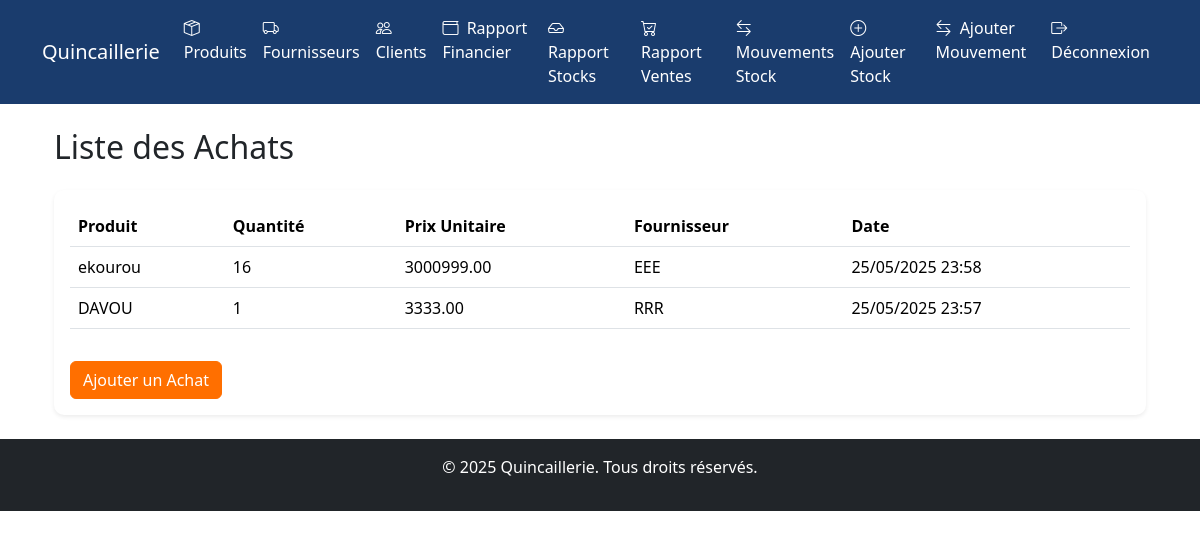
/achats/ (signed in), run on the app's committed database.
### achats/models.py (models this page shows, shortened)
class Achat(models.Model):
    produit = models.ForeignKey(Produit, on_delete=models.CASCADE, related_name='achats')
    quantite = models.IntegerField()
    prix_unitaire = models.DecimalField(max_digits=10, decimal_places=2)
    date_achat = models.DateTimeField(auto_now_add=True)
    fournisseur = models.CharField(max_length=200, blank=True)
    class Meta:
        verbose_name = "Achat"
        verbose_name_plural = "Achats"
        ordering = ['-date_achat']

### produits/models.py (models this page shows, shortened)
class Produit(models.Model):
    UNITE_CHOIX = (
        ('piece', 'Pièce'),
        ('metre', 'Mètre'),
        ('kg', 'Kilogramme'),
        ('litre', 'Litre'),
    )
    nom = models.CharField(max_length=200)
    categorie = models.ForeignKey(Categorie, on_delete=models.CASCADE, verbose_name="Catégorie")
    unite = models.CharField(max_length=20, choices=UNITE_CHOIX, verbose_name="Unité")
    prix_achat = models.DecimalField(max_digits=10, decimal_places=2, verbose_name="Prix d'achat")
    prix_vente = models.DecimalField(max_digits=10, decimal_places=2, verbose_name="Prix de vente")
    prix_gros = models.DecimalField(max_digits=10, decimal_places=2, blank=True, null=True, verbose_name="Prix de gros")
    remise = models.DecimalField(max_digits=5, decimal_places=2, default=0.00, verbose_name="Remise")
    reference_fournisseur = models.CharField(max_length=100, blank=True, verbose_name="Référence fournisseur")
    code_barres = models.CharField(max_length=50, unique=True, blank=True, verbose_name="Code-barres")
    date_creation = models.DateTimeField(auto_now_add=True)
    date_modification = models.DateTimeField(auto_now=True)
    class Meta:
        verbose_name = "Produit"
        verbose_name_plural = "Produits"
        ordering = ['nom']

### achats/views.py (the view)
# urls.py: path('', views.liste_achats, name='liste_achats'),
@login_required
def liste_achats(request):
    achats = Achat.objects.all()
    return render(request, 'achats/liste_achats.html', {'achats': achats})

### achats/templates/achats/liste_achats.html (shortened to what this page needs)
{% extends 'base.html' %}
{% load static %}
{% block contenu %}
<div class="container fade-in">
    <h2 class="mb-4">Liste des Achats</h2>
    <div class="card border-0 shadow-sm">
        <div class="card-body">
            <div class="table-responsive">
                <table class="table table-hover">
                    <thead>
                        <tr>
                            <th>Produit</th>
                            <th>Quantité</th>
                            <th>Prix Unitaire</th>
                            <th>Fournisseur</th>
                            <th>Date</th>
                        </tr>
                    </thead>
                    <tbody>
                        {% for achat in achats %}
                        <tr>
                            <td>{{ achat.produit.nom }}</td>
                            <td>{{ achat.quantite }}</td>
                            <td>{{ achat.prix_unitaire }}</td>
                            <td>{{ achat.fournisseur|default:"-" }}</td>
                            <td>{{ achat.date_achat|date:"d/m/Y H:i" }}</td>
                        </tr>
                        {% empty %}
                        <tr>
                            <td colspan="5" class="text-center">Aucun achat trouvé.</td>
                        </tr>
                        {% endfor %}
                    </tbody>
                </table>
            </div>
            <a href="{% url 'achats:ajouter_achat' %}" class="btn btn-primary mt-3">Ajouter un Achat</a>
        </div>
    </div>
</div>
{% endblock %}

### static/css/styles.css (style rules this page uses)
.card { border-radius: 10px; }
.btn-primary, .btn-outline-primary { background-color: #ff6f00; border-color: #ff6f00; transition: background-color 0.3s ease, transform 0.2s ease; }
.fade-in { animation: fadeIn 0.5s ease-in; }

### data on the page
Achat: produit.nom "ekourou", quantite "16", prix_unitaire "3000999.00", fournisseur "EEE", date_achat "25/05/2025 23:58"
Achat: produit.nom "DAVOU", quantite "1", prix_unitaire "3333.00", fournisseur "RRR", date_achat "25/05/2025 23:57"
